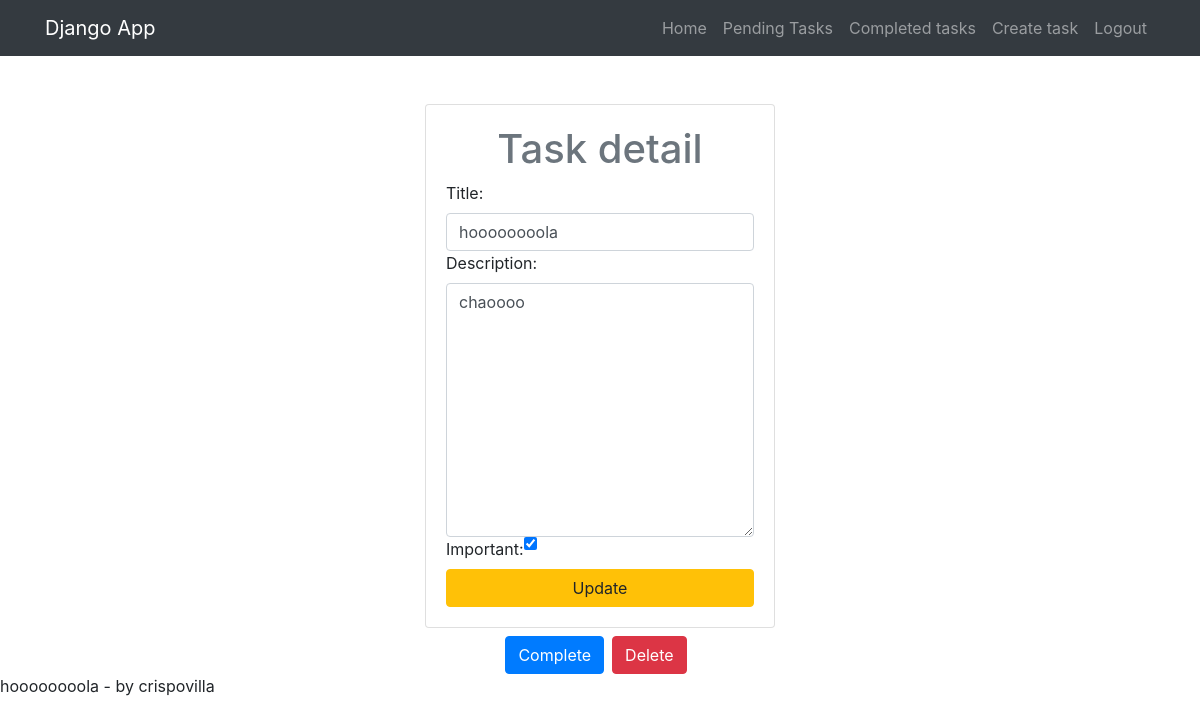
Page /tasks/2/ (signed in) on the committed database.
### tasks/models.py (models this page shows)
class Task(models.Model):
    title = models.CharField(max_length=100)
    description = models.TextField(blank=True)
    created = models.DateTimeField(auto_now_add=True)
    datecompleted = models.DateTimeField(null=True, blank=True)
    important = models.BooleanField(default=False)
    user = models.ForeignKey(User, on_delete=models.CASCADE)
    def __str__(self):
        return self.title + ' - by ' + self.user.username

### tasks/views.py (the view, shortened to what this page needs)
# urls.py: path('tasks/<int:task_id>/', views.task_detail, name='task_detail'),
@login_required
def task_detail(request, task_id):
    if request.method == 'GET':
        task = get_object_or_404(Task, pk=task_id, user=request.user)
        form = TaskForm(instance=task)
        return render(request, 'task_detail.html', {'task': task, 'from': form})

### tasks/forms.py
class TaskForm(forms.ModelForm):
    class Meta:
        model = Task
        fields = ['title', 'description', 'important']
        widgets = {
            'title': forms.TextInput(attrs={'class': 'form-control', 'placeholder': 'Title'}),
            'description': forms.Textarea(attrs={'class': 'form-control', 'placeholder': 'Write your description'}),
            'important': forms.CheckboxInput(attrs={'class': 'form-check-input m-auto'})
        }

### tasks/templates/task_detail.html
{% extends 'base.html' %} {% block content %}
<main class="container mt-5">
  <div class="row">
    <div class="col-md-4 offset-md-4">
      <form method="POST" class="card card-body">
        <h1 class="text-secondary text-center">Task detail</h1>
        {{error}} {% csrf_token %} {{from}}
        <button class="btn btn-warning">Update</button>
      </form>
      <div class="mt-2 d-flex justify-content-center">
        <form action="{% url 'task_complete' task.id %}" method="POST">
          {% csrf_token %}<button class="btn btn-primary">Complete</button>
        </form>
        <form
          action="{% url 'task_delete' task.id %}"
          method="POST"
          class="px-2"
        >
          {% csrf_token %}<button class="btn btn-danger">Delete</button>
        </form>
      </div>
    </div>
  </div>
</main>
{{task}} {% endblock %}

### rows in the picture
Task: title "hoooooooola", description "chaoooo", important "☑", title+user "hoooooooola - by crispovilla"
